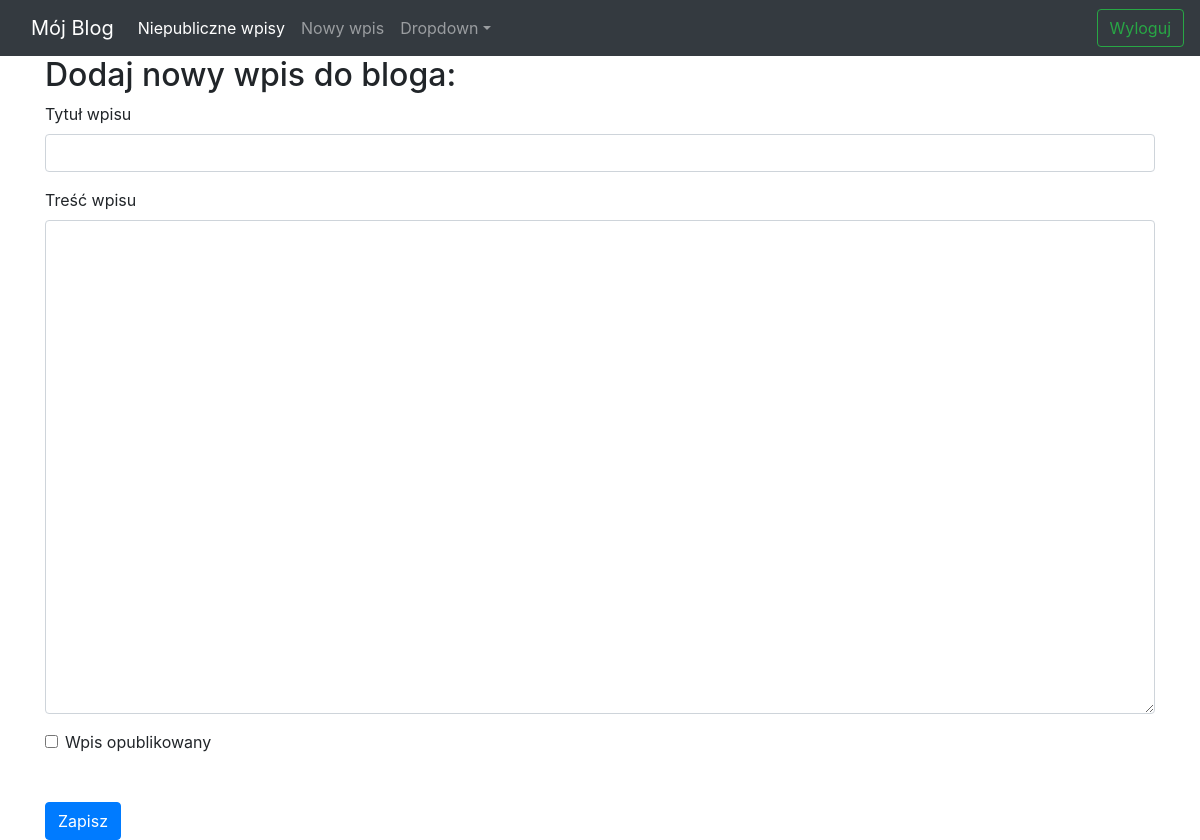
Page /edit-post/34 (signed in) on the earlier database version.
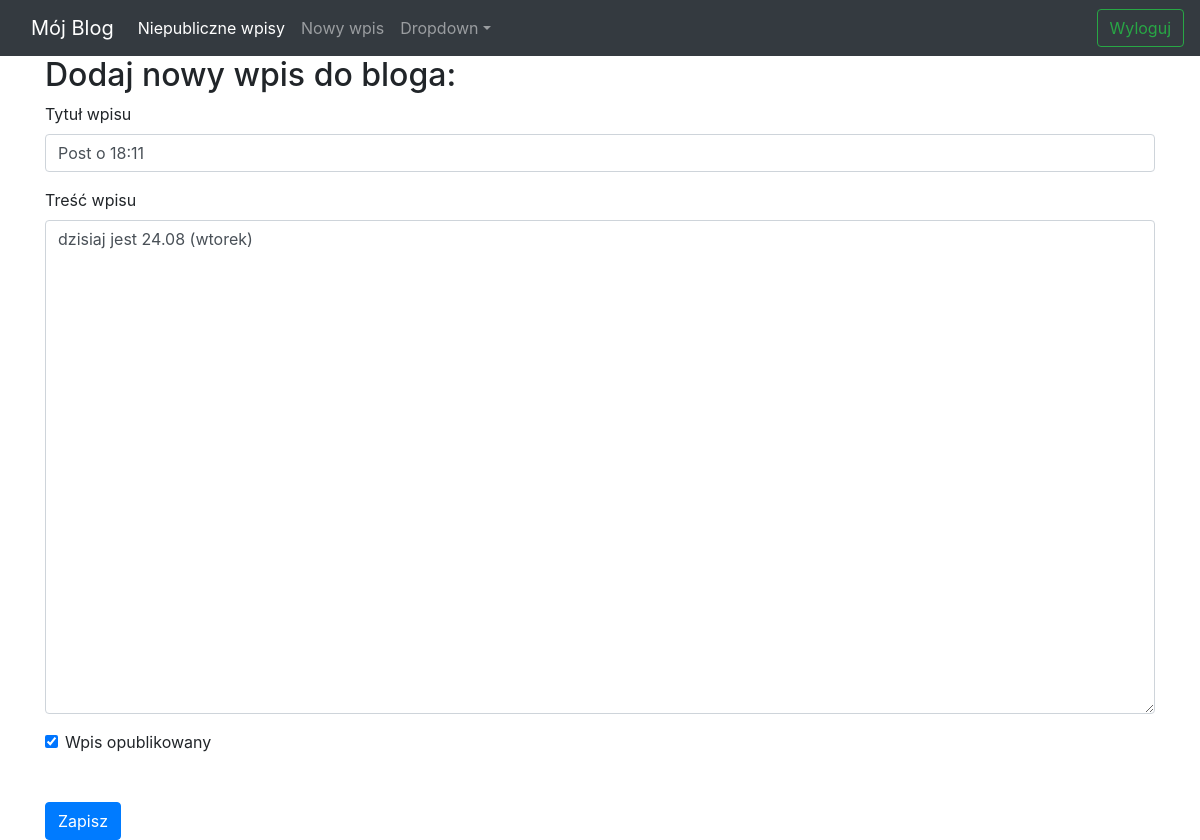
Same page on the later database version.
### app/models.py (models this page shows)
class Post(db.Model):
    id = db.Column(db.Integer, primary_key=True)
    title = db.Column(db.String(20),  nullable=False, unique=True)
    post_content = db.Column(db.String(100),  nullable=False)
    pub_date = db.Column(db.DateTime(),  nullable=False, default=datetime.datetime.utcnow)
    is_public = db.Column(db.Boolean(),  default=False)

### app/routes.py (the view, shortened to what this page needs)
@app.route("/edit-post/<post_id>", methods = ["GET", "POST"])
@login_required
def edit_and_add_post(post_id):
    post = Post.query.filter_by(id=post_id).first()
    form = forms.PostForm(obj=post)
    errors = None
    return render_template("post_form.html", form=form, errors=errors)

### app/forms.py
class PostForm(FlaskForm):
    title = StringField('title', validators=[DataRequired()])
    post_content = TextAreaField('content', validators=[DataRequired()])
    is_public = BooleanField('is public?')

### app/routes.py (called while the page is built)
def login_required(view_func):
   @functools.wraps(view_func)
   def check_permissions(*args, **kwargs):
       if session.get('logged_in'):
           return view_func(*args, **kwargs)
       return redirect(url_for('login', next=request.path))
   return check_permissions

### app/templates/post_form.html (shortened to what this page needs)
{% extends "base.html" %}
{% block content %}
    <h2>Dodaj nowy wpis do bloga:</h2>
    <form method="POST" action = ""}>
        <div class="form-group">
            <label for="title">Tytuł wpisu</label>
                {{ form.title(class_="form-control") }}
        </div>
        <div class="form-group">
            <label for="body">Treść wpisu</label>
                {{ form.post_content(class_="form-control", cols="100", rows="20") }}
        </div>
        <div class="form-check">
                {{ form.is_public(class_="form-check-input") }}
            <label class="form-check-label" for="is_public">Wpis opublikowany</label>
        </div>
        <button type="submit" class="btn btn-primary mt-5">Zapisz</button>
    </form>
{% endblock %}

Differences in the rows shown:
added Post: title "Post o 18:11", post_content "dzisiaj jest 24.08 (wtorek)", is_public "☑"
Other differences:
form field is_public: "☐" → (not shown)
